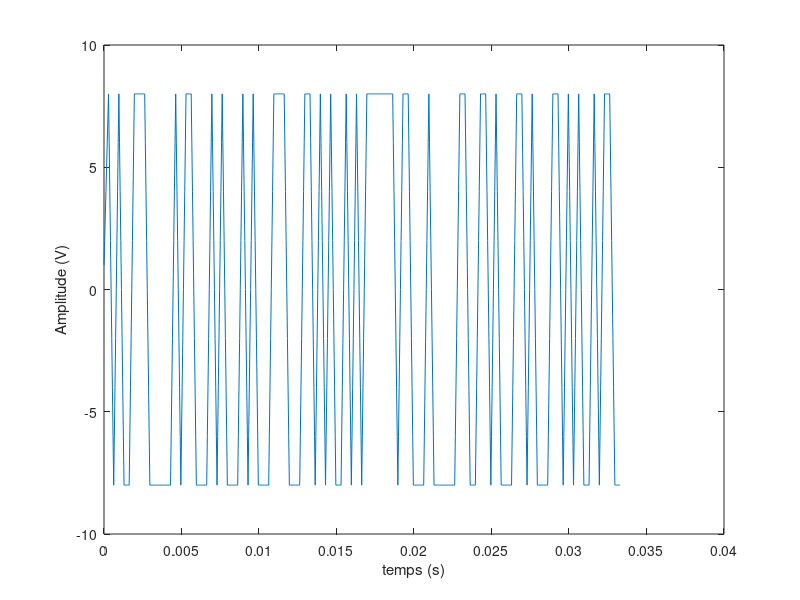
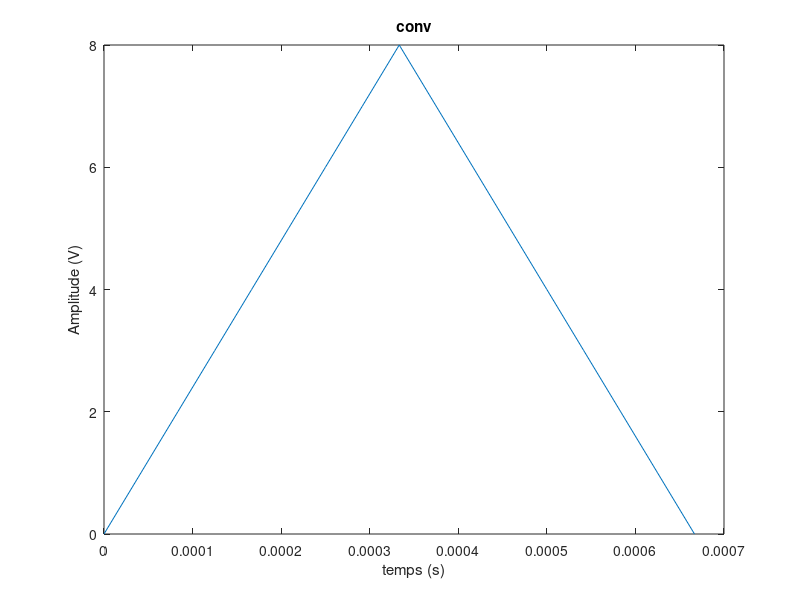
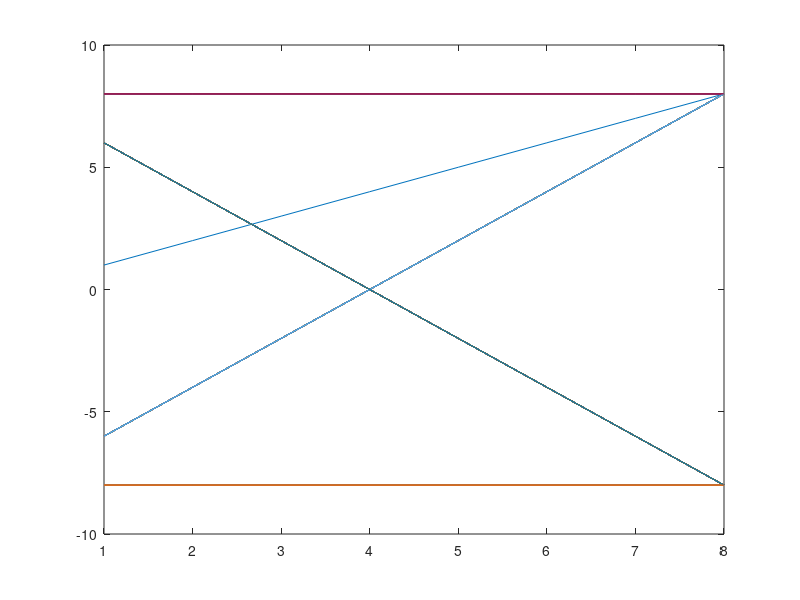
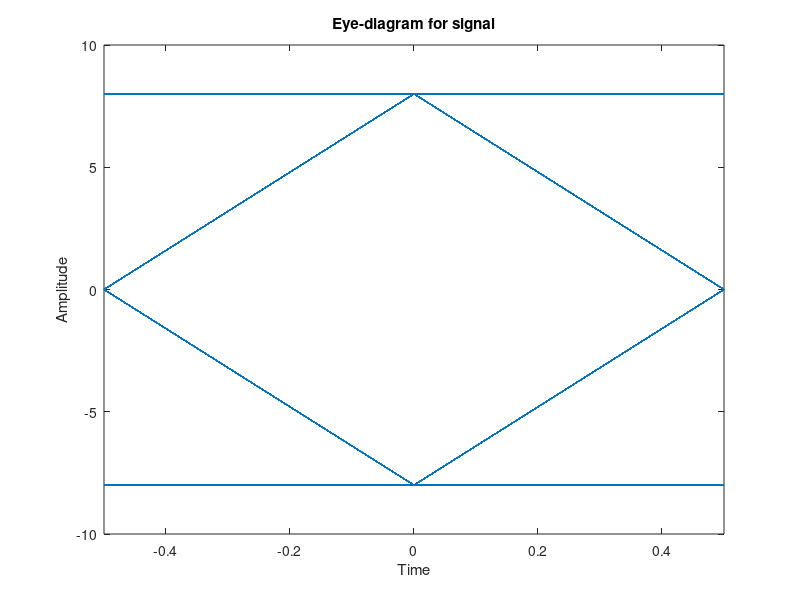

These charts were generated, in order, by the following MATLAB code:
clc; close all; clear all;
%%%%%%%%%%%%%%%%%% Sequence 2
% clc; close all; clear all;
% Constantes
V = 1;
nbit = 100;
Fe = 24000;
Te = 1/Fe;
Rb = 3000;
Tb = 1/Rb;
Ns = Fe/Rb; % 8 ici
Ts = Ns*Te;

% Génération de bits
Tableau = randi([0,1],nbit,1);

%% 4.2)

% 1)
% Génération d'impulsions
Modulateur = (Tableau-0.5)*2;
Signal = [Modulateur' ; zeros(nbit,Ns-1)'];
Signal = Signal(:);

% Filtre de mise en forme
h = ones(Ns,1);
signal_filtre_e = filter(h,1,Signal);
% Réception
signal_filtre_s = filter(h,1,signal_filtre_e);

% 2)
Lt = 0:Te:(nbit*Ns-1)*Te;
plot(Lt,signal_filtre_s);
xlabel("temps (s)");
ylabel("Amplitude (V)");

% 3)
g = [0 ; conv(h,h) ; 0];
Lt = 0:Te:2*Ts;
figure,plot(Lt,g);
title("conv")
xlabel("temps (s)");
ylabel("Amplitude (V)");

% 4) 
% n0 = Ns = 8 ici c'est à dire au bout de t = Ts

% 5)
figure,plot(reshape(signal_filtre_s,Ns,length(signal_filtre_s)/Ns));
eyediagram(signal_filtre_s(Ns:end),Ns);

% 6)
% Oui on retrouve bien qu'à Ts on a toujours 1 ou -1 

% 7)
signal_sortie = signal_filtre_s(Ns:Ns:end,1);
Demodulateur = signal_sortie > 0;
Erreur = mean((Tableau - Demodulateur) ~= 0);
% = 0

% 8)
signal_sortie2 = signal_filtre_s(3:Ns:end,1);
Demodulateur2 = signal_sortie2 > 0;
Erreur2 = mean((Tableau - Demodulateur2) ~= 0);
% environ = 0.5

%% 4.3)
% 1)
% paramètres
Fc = 8000;
N = 81;
% 1.
hc = (2 * Fc/Fe) * sinc(2 * (Fc/Fe) * [-(N - 1)/2 : 1 : (N - 1)/2]);
newg = conv(hc, g);
newN = length(newg);
figure,plot([-(newN - 1)/2 : 1 : (newN - 1)/2],newg);

% 2.
Signal_decal = [Signal ; zeros((N+1)/2,1)];
signal_transmit = filter(newg,1,Signal_decal);
signal_transmit = signal_transmit((N+1)/2+1:end);
figure, plot(signal_transmit);
figure, plot(reshape(signal_transmit,Ns,length(signal_transmit)/Ns));

% 3.
n_fft = 512;
fft_g = abs(fft(g,n_fft));
fft_hc = abs(fft(hc,n_fft));
figure , semilogy(linspace(0, Fe, n_fft),fft_g)
hold on
semilogy(linspace(0, Fe, n_fft),fft_hc)
hold off
legend("|H(f)Hr(f)|", "|Hc(f)|")

% 4.
signal_sortie3 = signal_transmit(8:Ns:end,1);
Demodulateur3 = signal_sortie3 > 0;
Erreur3 = mean((Tableau - Demodulateur3) ~= 0); 

% 2)
% paramètres
Fc = 1000;
N = 81;
% 1.
hc = (2 * Fc/Fe) * sinc(2 * (Fc/Fe) * [-(N - 1)/2 : 1 : (N - 1)/2]);
newg = conv(hc, g);
newN = length(newg);
figure, plot([-(newN - 1)/2 : 1 : (newN - 1)/2],newg);

% 2.
Signal_decal = [Signal ; zeros((N+1)/2,1)];
signal_transmit = filter(newg,1,Signal_decal);
signal_transmit = signal_transmit((N+1)/2+1:end);
figure, plot(signal_transmit);
figure, plot(reshape(signal_transmit,Ns,length(signal_transmit)/Ns));

% 3.
n_fft = 512;
fft_g = abs(fft(g,n_fft));
fft_hc = abs(fft(hc,n_fft));
figure , semilogy(linspace(0, Fe, n_fft),fft_g)
hold on
semilogy(linspace(0, Fe, n_fft),fft_hc)
hold off
legend("|H(f)Hr(f)|", "|Hc(f)|")

% 4.
signal_sortie4 = signal_transmit(8:Ns:end,1);
Demodulateur4 = signal_sortie4 > 0;
Erreur4 = mean((Tableau - Demodulateur4) ~= 0);
% ~ 0.1 
% Fc trop petit, on garde la majorité de l'information mais on en perd
% quand meme une trop grande partie















